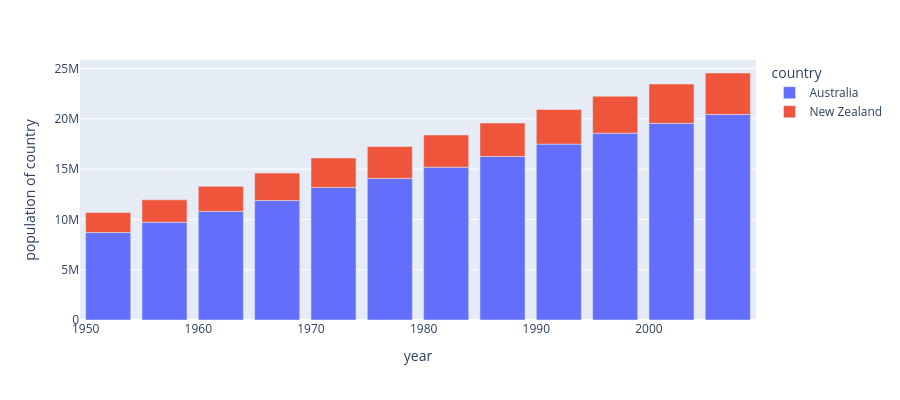

The cell this chart's notebook holds for it:
### Code cell
fig=px.bar(df, x='year', y='pop',hover_data=['country','lifeExp', 'gdpPercap'], color='country',labels={'pop':'population of country'},height=400)
fig.show()

### Figure 1 — Plotly figure (JSON) as saved in the notebook; plotly's stock layout.template omitted (floating-point values rounded to 4 significant figures)
{"data": [{"alignmentgroup": "True", "customdata": [["Australia", 69.12, 10040.0], ["Australia", 70.33, 10950.0], ["Australia", 70.93, 12220.0], ["Australia", 71.1, 14530.0], ["Australia", 71.93, 16790.0], ["Australia", 73.49, 18330.0], ["Australia", 74.74, 19480.0], ["Australia", 76.32, 21890.0], ["Australia", 77.56, 23420.0], ["Australia", 78.83, 27000.0], ["Australia", 80.37, 30690.0], ["Australia", 81.23, 34440.0]], "hovertemplate": "country=%{customdata[0]}<br>year=%{x}<br>population of country=%{y}<br>lifeExp=%{customdata[1]}<br>gdpPercap=%{customdata[2]}<extra></extra>", "legendgroup": "Australia", "marker": {"color": "#636efa", "pattern": {"shape": ""}}, "name": "Australia", "offsetgroup": "Australia", "orientation": "v", "showlegend": true, "textposition": "auto", "type": "bar", "x": [1952, 1957, 1962, 1967, 1972, 1977, 1982, 1987, 1992, 1997, 2002, 2007], "xaxis": "x", "y": [8691212, 9712569, 10794968, 11872264, 13177000, 14074100, 15184200, 16257249, 17481977, 18565243, 19546792, 20434176], "yaxis": "y"}, {"alignmentgroup": "True", "customdata": [["New Zealand", 69.39, 10560.0], ["New Zealand", 70.26, 12250.0], ["New Zealand", 71.24, 13180.0], ["New Zealand", 71.52, 14460.0], ["New Zealand", 71.89, 16050.0], ["New Zealand", 72.22, 16230.0], ["New Zealand", 73.84, 17630.0], ["New Zealand", 74.32, 19010.0], ["New Zealand", 76.33, 18360.0], ["New Zealand", 77.55, 21050.0], ["New Zealand", 79.11, 23190.0], ["New Zealand", 80.2, 25190.0]], "hovertemplate": "country=%{customdata[0]}<br>year=%{x}<br>population of country=%{y}<br>lifeExp=%{customdata[1]}<br>gdpPercap=%{customdata[2]}<extra></extra>", "legendgroup": "New Zealand", "marker": {"color": "#EF553B", "pattern": {"shape": ""}}, "name": "New Zealand", "offsetgroup": "New Zealand", "orientation": "v", "showlegend": true, "textposition": "auto", "type": "bar", "x": [1952, 1957, 1962, 1967, 1972, 1977, 1982, 1987, 1992, 1997, 2002, 2007], "xaxis": "x", "y": [1994794, 2229407, 2488550, 2728150, 2929100, 3164900, 3210650, 3317166, 3437674, 3676187, 3908037, 4115771], "yaxis": "y"}], "layout": {"barmode": "relative", "height": 400, "legend": {"title": {"text": "country"}, "tracegroupgap": 0}, "margin": {"t": 60}, "xaxis": {"anchor": "y", "domain": [0, 1], "title": {"text": "year"}}, "yaxis": {"anchor": "x", "domain": [0, 1], "title": {"text": "population of country"}}}}
